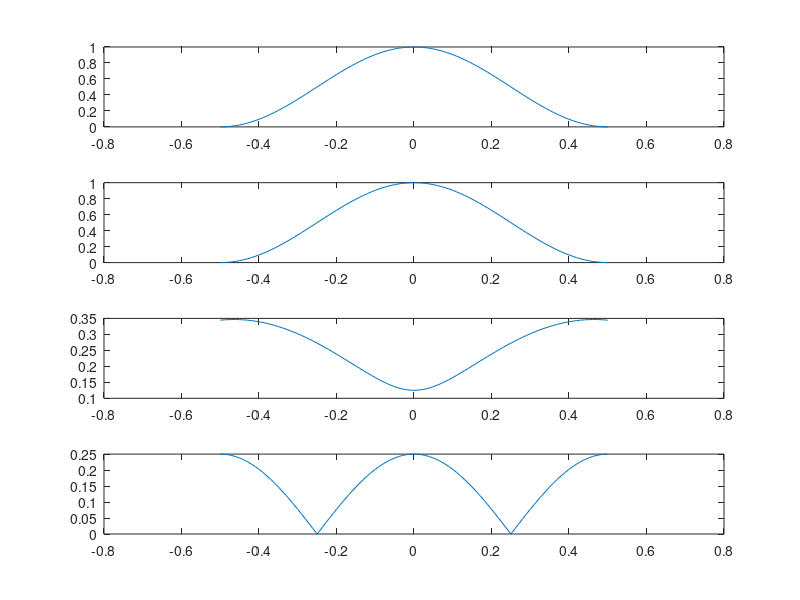

The MATLAB script that drew this image: (Note: this script raises an error after producing the figure.)
%% 2D Filter for Images Demo

% Guan, Huihua

du = [-0.5:0.01:0.5];
dv = [-0.5:0.01:0.5];

%% FILTER 1: 3x3 GAUSSIAN FILTER
H1=[1,2,1;2,4,2;1,2,1];

% As a function of u, v=0
Fu=0.5*cos(2*pi*du)+0.5;
figure(1)
subplot(411)
plot(du,abs(Fu))

% As a function of v, u=0
subplot(412)
Fv=0.5*cos(2*pi*dv)+0.5;
plot(dv,abs(Fv))

% As a function of u, v=0.5
Fu_v=(2/16)*cos(2*pi*du+pi) +(4/16)*cos(du)-((2*1i)/16)*sin(2*pi*du);
subplot(413)
plot(du,abs(Fu_v))

% As a function of v, u=0.5
Fv_u=(2/16)*cos(2*pi*dv+pi) +(2/16)*cos(pi-dv*2*pi);
subplot(414)
plot(dv,abs(Fv_u))

figure(2)
freqz2(H1);

%% FILTER 2: Laplacian of Gaussian (LoG) FILTER
H2=[-1,-1,-1;-1,8,-1;-1,-1,-1];

% As a function of u, v=0
Fu=-6*cos(du);
figure(3)
subplot(411)
plot(du,abs(Fu))

% As a function of v, u=0
subplot(412)
Fv=-6*cos(dv);
plot(dv,abs(Fv))

% As a function of u, v=0.5
Fu_v=-2*cos(2*pi*du+pi)-2*cos(du)-2*cos(2*pi*du-pi)+10;
subplot(413)
plot(du,abs(Fu_v))

% As a function of v, u=0.5
Fv_u=-4*cos(2*pi*dv+pi)-2*cos(2*pi*dv)+10;
subplot(414)
plot(dv,abs(Fv_u))

figure(4)
freqz2(H2);

%% FILTER 3: SHARPENING FILTER
H3=[0,-1,0;-1,5,-1;0,-1,0];

% As a function of u, v=0
Fu=-2*cos(du)+3;
figure(5)
subplot(411)
plot(du,abs(Fu))

% As a function of v, u=0
subplot(412)
Fv=-2*cos(dv)+3;
plot(dv,abs(Fv))

% As a function of u, v=0.5
Fu_v=-2*cos(du)+7;
subplot(413)
plot(du,abs(Fu_v))

% As a function of v, u=0.5
Fv_u=-2*cos(dv)+7;
subplot(414)
plot(dv,abs(Fv_u))

figure(6)
freqz2(H3);

